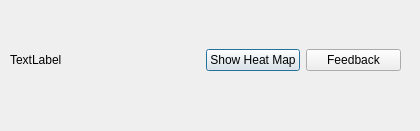
<?xml version="1.0" encoding="UTF-8"?>
<ui version="4.0">
 <class>Result</class>
 <widget class="QDialog" name="Result">
  <property name="geometry">
   <rect>
    <x>0</x>
    <y>0</y>
    <width>420</width>
    <height>131</height>
   </rect>
  </property>
  <property name="windowTitle">
   <string>Dialog</string>
  </property>
  <widget class="QWidget" name="horizontalLayoutWidget">
   <property name="geometry">
    <rect>
     <x>10</x>
     <y>20</y>
     <width>391</width>
     <height>80</height>
    </rect>
   </property>
   <layout class="QHBoxLayout" name="horizontalLayout" stretch="2,1,1">
    <item>
     <widget class="QLabel" name="result">
      <property name="text">
       <string>TextLabel</string>
      </property>
     </widget>
    </item>
    <item>
     <widget class="QPushButton" name="pushButton_2">
      <property name="text">
       <string>Show Heat Map</string>
      </property>
     </widget>
    </item>
    <item>
     <widget class="QPushButton" name="feedback_button">
      <property name="text">
       <string>Feedback</string>
      </property>
     </widget>
    </item>
   </layout>
  </widget>
 </widget>
 <resources/>
 <connections/>
</ui>
